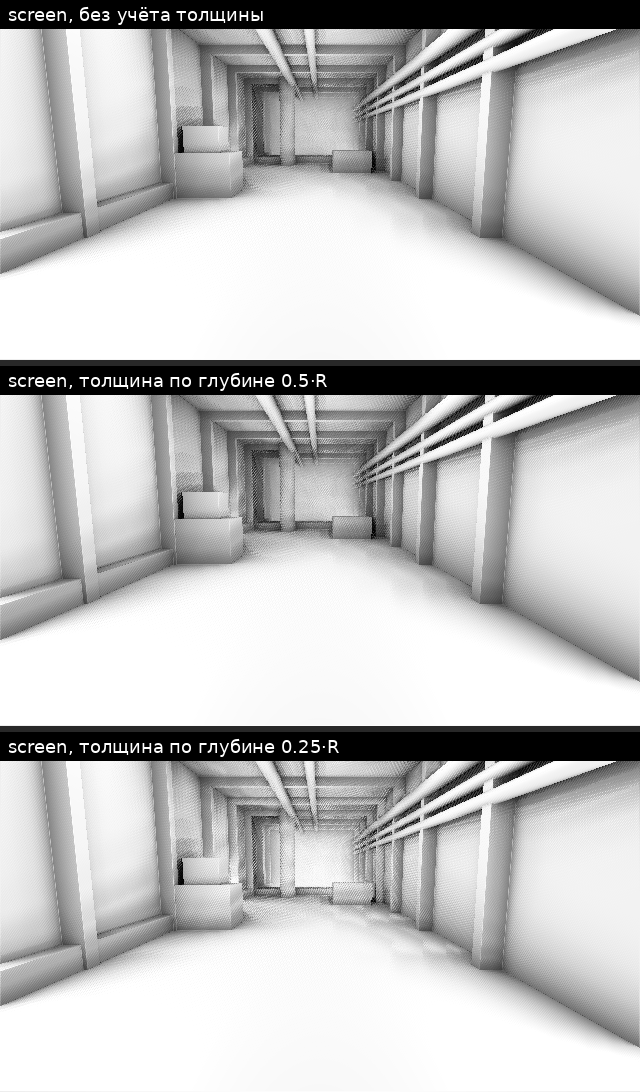

Source code (Python):
"""Side-by-side: stock openQ4 SSAO vs the GTAO replacement on one depth buffer.

The depth buffer is ray-traced from a Quake-4-style tech corridor: floor,
ceiling, side walls with ribs, pipes along a wall and the ceiling, crates,
a step and a pillar. Both shaders are ported line-for-line from GLSL.
"""
import numpy as np
from PIL import Image, ImageDraw, ImageFont

W, H = 640, 360
fov_x = np.radians(90)
P0 = 1 / np.tan(fov_x / 2)
P5 = P0 * W / H
P8 = P9 = 0.0
NEAR = 3.0
P10, P14 = -0.999, -2 * NEAR
projectionScale = 0.5 * H * P5

# ---------------- scene ----------------
ys, xs = np.mgrid[0:H, 0:W]
U = (xs + 0.5) / W
Vv = 1 - (ys + 0.5) / H
dirs = np.stack([(U * 2 - 1) / P0, (Vv * 2 - 1) / P5, -np.ones_like(U)], -1)
# camera: eye height 56 above floor, slightly right of centre, pitched down a bit
pitch = np.radians(-8)
cp, sp = np.cos(pitch), np.sin(pitch)
Rx = np.array([[1, 0, 0], [0, cp, -sp], [0, sp, cp]])
D = dirs @ Rx.T                       # world-space ray dirs
O = np.array([20.0, 56.0, 0.0])       # world-space eye

T = np.full((H, W), np.inf)

def hit(t):
    global T
    t = np.where(np.isfinite(t) & (t > 1e-3), t, np.inf)
    T = np.minimum(T, t)

def box(lo, hi):
    lo, hi = np.array(lo, float), np.array(hi, float)
    with np.errstate(divide='ignore', invalid='ignore'):
        t1 = (lo - O) / D
        t2 = (hi - O) / D
    tmin = np.nanmax(np.minimum(t1, t2), -1)
    tmax = np.nanmin(np.maximum(t1, t2), -1)
    hit(np.where((tmax >= tmin) & (tmax > 0), np.where(tmin > 0, tmin, np.inf), np.inf))

def cyl_z(cx, cy, r, z0, z1):
    ox, oy = O[0] - cx, O[1] - cy
    a = D[..., 0] ** 2 + D[..., 1] ** 2
    b = 2 * (ox * D[..., 0] + oy * D[..., 1])
    c = ox * ox + oy * oy - r * r
    disc = b * b - 4 * a * c
    with np.errstate(invalid='ignore', divide='ignore'):
        t = (-b - np.sqrt(disc)) / (2 * a)
    z = O[2] + t * D[..., 2]
    hit(np.where((disc > 0) & (z <= z1) & (z >= z0), t, np.inf))

def cyl_y(cx, cz, r, y0, y1):
    ox, oz = O[0] - cx, O[2] - cz
    a = D[..., 0] ** 2 + D[..., 2] ** 2
    b = 2 * (ox * D[..., 0] + oz * D[..., 2])
    c = ox * ox + oz * oz - r * r
    disc = b * b - 4 * a * c
    with np.errstate(invalid='ignore', divide='ignore'):
        t = (-b - np.sqrt(disc)) / (2 * a)
    y = O[1] + t * D[..., 1]
    hit(np.where((disc > 0) & (y <= y1) & (y >= y0), t, np.inf))

Z0, Z1 = -2000, 10
box([-140, -10, Z0], [140, 0, Z1])        # floor
box([-140, 160, Z0], [140, 170, Z1])      # ceiling
box([-150, 0, Z0], [-120, 160, Z1])       # left wall
box([120, 0, Z0], [150, 160, Z1])         # right wall
box([-140, 0, -900], [140, 160, -880])    # end wall
for z in range(-60, -880, -110):          # wall ribs / panel frames
    box([-120, 0, z - 10], [-108, 160, z])
    box([108, 0, z - 10], [120, 160, z])
    box([-120, 150, z - 10], [120, 160, z])
box([-120, 0, Z0], [-110, 14, Z1])        # skirting on the left
for (y, r) in [(120, 6), (104, 4), (92, 4)]:   # pipes on the right wall
    cyl_z(114 - r, y, r, Z0, Z1)
cyl_z(-30, 150, 7, Z0, Z1)                # ceiling pipe
cyl_z(10, 152, 5, Z0, Z1)
box([-108, 0, -330], [-60, 40, -282])     # crates
box([-104, 40, -324], [-72, 64, -292])
box([40, 0, -520], [96, 32, -470])
box([-120, 0, -700], [120, 12, -640])     # step
cyl_y(-40, -600, 14, 0, 160)              # pillar

# world -> view (camera space)
Pw = O + D * T[..., None]
Pv = (Pw - O) @ Rx                         # inverse rotation
zview = Pv[..., 2]
ndcz = (P10 * zview + P14) / (-zview)
depthbuf = np.where(np.isfinite(T), ndcz * 0.5 + 0.5, 1.0)

# ---------------- shared helpers (ported from ssao.fs) ----------------
ix, iy = 1 / W, 1 / H
def sample_depth(ux, uy):
    px = np.clip((ux * W).astype(int), 0, W - 1)
    py = np.clip(((1 - uy) * H).astype(int), 0, H - 1)
    return depthbuf[py, px]
def view_z(dep):
    den = dep * 2 - 1 + P10
    den = np.where(np.abs(den) < 1e-5, np.where(den < 0, -1e-5, 1e-5), den)
    return -P14 / den
def recon(ux, uy, dep):
    z = view_z(dep)
    return np.stack([-z * (ux * 2 - 1 + P8) / P0, -z * (uy * 2 - 1 + P9) / P5, z], -1)
def dot(a, b): return np.sum(a * b, -1)
def norm(a): return a / np.maximum(np.linalg.norm(a, axis=-1, keepdims=True), 1e-9)
def ign(px, py): return np.modf(52.9829189 * np.modf(px * 0.06711056 + py * 0.00583715)[0])[0]
def smoothstep(e0, e1, x):
    t = np.clip((x - e0) / (e1 - e0), 0, 1); return t * t * (3 - 2 * t)

dep = sample_depth(U, Vv)
C = recon(U, Vv, dep)
def pick(c, n, p):
    a, b = c - n, p - c
    return np.where((np.abs(a[..., 2]) < np.abs(b[..., 2]))[..., None], a, b)
Lp = recon(U - ix, Vv, sample_depth(U - ix, Vv)); Rp = recon(U + ix, Vv, sample_depth(U + ix, Vv))
Dp = recon(U, Vv - iy, sample_depth(U, Vv - iy)); Up = recon(U, Vv + iy, sample_depth(U, Vv + iy))
N = norm(np.cross(pick(C, Lp, Rp), pick(C, Dp, Up)))
N = np.where((dot(N, C) > 0)[..., None], -N, N)
viewDepth = -C[..., 2]
pxp, pyp = U * W, Vv * H
sky = dep >= 0.99999

radius, bias, maxdist, samples = 36.0, 2.0, 1200.0, 20.0   # engine defaults, except max distance
fade = 1 - smoothstep(maxdist * 0.5, maxdist, viewDepth)

# ---------------- stock SSAO ----------------
def stock(intensity=1.35, power=1.6):
    radPix = np.clip(radius * projectionScale / np.maximum(viewDepth, 1), 2, 96)
    rot = ign(pxp, pyp) * 2 * np.pi
    occ = np.zeros((H, W)); wsum = np.zeros((H, W))
    for i in range(int(samples)):
        si = i + 0.5
        ang = si * 2.39996323 + rot
        sr = np.sqrt(si / samples)
        sx = U + np.cos(ang) * sr * radPix * ix
        sy = Vv + np.sin(ang) * sr * radPix * iy
        sd = sample_depth(sx, sy)
        ts = recon(sx, sy, sd) - C
        d2 = dot(ts, ts)
        ok = (sd < 0.99999) & (d2 > 1e-4) & (d2 <= radius * radius)
        dist = np.sqrt(d2)
        aw = np.clip((dot(N, ts) - bias) / np.maximum(dist, 1e-6), 0, 1)
        rw = 1 - smoothstep(radius * 0.35, radius, dist)
        dw = 1 - smoothstep(radius * 0.5, radius * 1.5, np.abs(ts[..., 2]))
        w = np.where(ok, rw * dw, 0)
        occ += aw * w; wsum += w
    ob = np.where(wsum > 0, occ / np.maximum(wsum, 1e-9), 0)
    ao = np.clip(np.clip(1 - ob * intensity, 0, 1) ** power, 0, 1)
    return np.where(sky, 1, 1 + (ao - 1) * fade)

# ---------------- GTAO ----------------
def gtao(intensity=1.0, power=1.0, ds=0.0, ref=64.0, thick=0.0, dthick=0.0):
    pos = C + N * bias * 0.25
    V = norm(-pos)
    wr = radius * (1 + (np.maximum(viewDepth, 1) / ref - 1) * ds)
    radPix = np.minimum(wr * projectionScale / np.maximum(viewDepth, 1), 256)
    fr = 0.615 * wr; fmul = -1 / fr; fadd = (wr - fr) / fr + 1
    slices = int(np.clip(np.floor(samples / 4), 2, 8)); steps = 6
    sn, stn = ign(pxp, pyp), ign(pxp + 5.588238, pyp + 5.588238)
    def upd(hc, low, sx, sy):
        sd = sample_depth(sx, sy)
        dl = recon(sx, sy, sd) - pos
        dist = np.linalg.norm(dl, axis=-1)
        sc = dot(dl / np.maximum(dist, 1e-4)[..., None], V)
        w = np.clip(dist * fmul + fadd, 0, 1)
        if dthick > 0:
            T = dthick * wr
            dz = dl[..., 2]                      # >0: sample closer to camera
            w = w * (1 - smoothstep(T, 2 * T, dz))
        cand = low + (sc - low) * w
        new = np.where(cand > hc, cand, hc + (cand - hc) * thick)
        return np.where((sd < 0.99999) & (dist >= 1e-4), new, hc)
    vis = np.zeros((H, W))
    for s in range(slices):
        phi = (s + sn) * np.pi / slices
        d2 = np.stack([np.cos(phi), np.sin(phi)], -1)
        d3 = np.concatenate([d2, np.zeros((H, W, 1))], -1)
        ortho = d3 - dot(d3, V)[..., None] * V
        axis = norm(np.cross(d3, V))
        pn = N - axis * dot(N, axis)[..., None]
        pl = np.linalg.norm(pn, axis=-1)
        cosN = np.clip(dot(pn, V) / np.maximum(pl, 1e-9), -1, 1)
        n = np.sign(dot(ortho, pn)) * np.arccos(cosN); sinN = np.sin(n)
        lowP, lowN = np.cos(n + np.pi / 2), np.cos(n - np.pi / 2)
        hP, hN = lowP.copy(), lowN.copy()
        for j in range(steps):
            tt = ((j + stn) / steps) ** 2
            off = np.maximum(tt * radPix, j + 1.0)
            ox, oy = d2[..., 0] * off * ix, d2[..., 1] * off * iy
            hP = upd(hP, lowP, U + ox, Vv + oy)
            hN = upd(hN, lowN, U - ox, Vv - oy)
        hp = np.minimum(np.arccos(np.clip(hP, -1, 1)), n + np.pi / 2)
        hn = np.maximum(-np.arccos(np.clip(hN, -1, 1)), n - np.pi / 2)
        arc = lambda h: (cosN + 2 * h * sinN - np.cos(2 * h - n)) * 0.25
        vis += pl * (arc(hp) + arc(hn))
    ao = np.clip(vis / slices, 0, 1) ** power
    ao = np.clip(1 - (1 - ao) * intensity, 0, 1)
    return np.where(sky, 1, 1 + (ao - 1) * fade)


# ---------------- output ----------------
from PIL import Image, ImageDraw, ImageFont
font = ImageFont.truetype("/usr/share/fonts/truetype/dejavu/DejaVuSans.ttf", 18)
def to_img(a): return Image.fromarray((np.clip(a, 0, 1) * 255).astype(np.uint8)).convert("RGB")
def label(img, text):
    d = ImageDraw.Draw(img); d.rectangle([0, 0, img.width, 28], fill=(0, 0, 0))
    d.text((8, 4), text, fill=(255, 255, 255), font=font); return img


rows = [(0.0, "screen, без учёта толщины"), (0.5, "screen, толщина по глубине 0.5·R"), (0.25, "screen, толщина по глубине 0.25·R")]
grid = Image.new("RGB", (W, H * 3 + 12), (40, 40, 40))
for k, (dt, name) in enumerate(rows):
    grid.paste(label(to_img(gtao(ds=1.0, dthick=dt)), name), (0, k * (H + 6)))
grid.save("thickness2.png")
